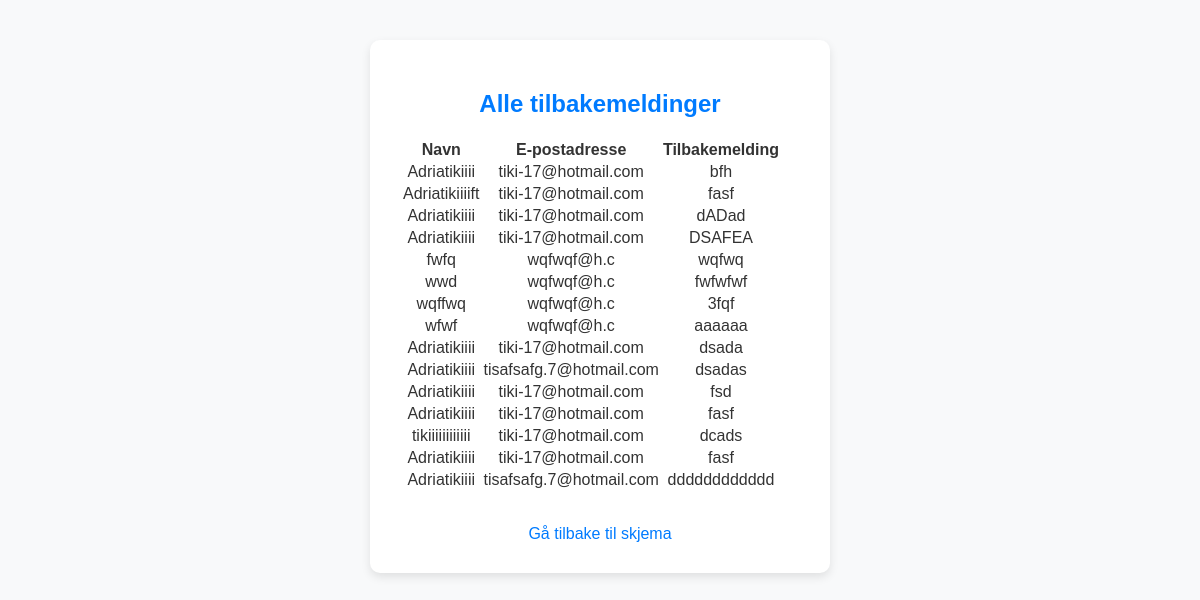
Page /feedbacks on the earlier database version.
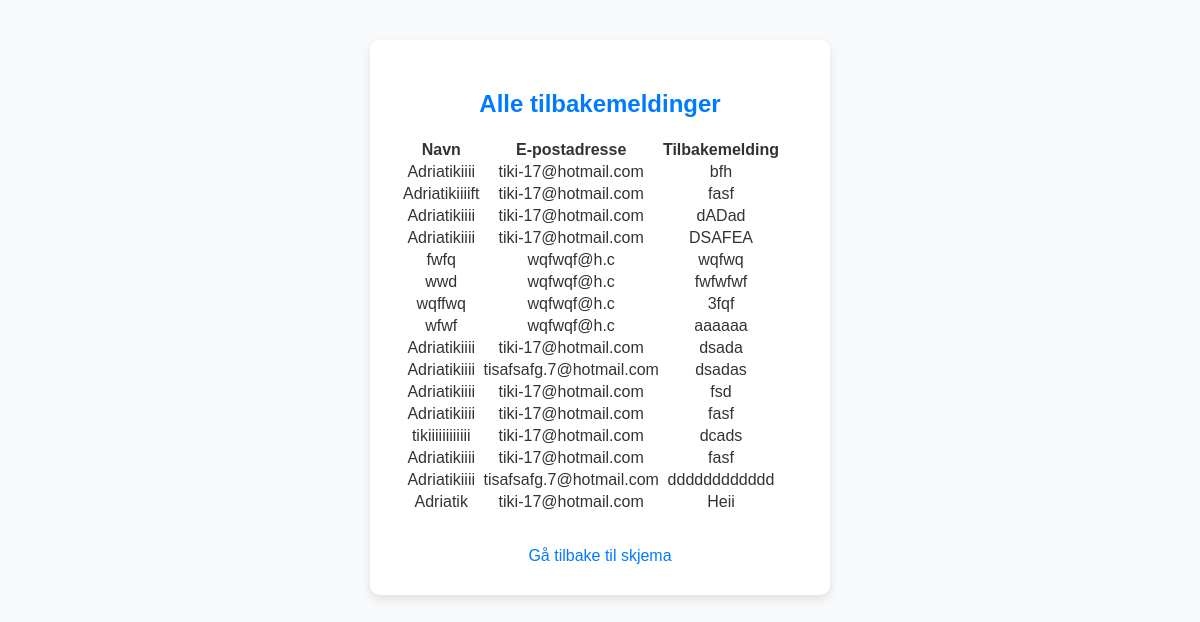
Same page on the later database version.
### tables this page shows
CREATE TABLE tilbakemeldinger (
                id INTEGER PRIMARY KEY AUTOINCREMENT,
                navn TEXT NOT NULL,
                email TEXT NOT NULL,
                message TEXT NOT NULL
            );

### app.py (the view)
@app.route('/feedbacks', methods=['GET'])
def feedbacks():
    conn = sqlite3.connect("tilbakemeldinger.db")
    cursor = conn.cursor()
    cursor.execute("SELECT navn, email, message FROM tilbakemeldinger")
    feedback_list = cursor.fetchall()
    conn.close()
    return render_template('feedbacks.html', feedbacks=feedback_list)

### templates/feedbacks.html (shortened to what this page needs)
<!DOCTYPE html>
<html lang="no">
<head>
    <link rel="stylesheet" href="{{ url_for('static', filename='style.css') }}">
</head>
<body>
    <div class="container">
        <h2>Alle tilbakemeldinger</h2>
        <table>
            <thead>
                <tr>
                    <th>Navn</th>
                    <th>E-postadresse</th>
                    <th>Tilbakemelding</th>
                </tr>
            </thead>
            <tbody>
                {% for feedback in feedbacks %}
                    <tr>
                        <td>{{ feedback[0] }}</td>
                        <td>{{ feedback[1] }}</td>
                        <td>{{ feedback[2] }}</td>
                    </tr>
                {% endfor %}
            </tbody>
        </table>
        <br>
        <a href="/">Gå tilbake til skjema</a>
    </div>
</body>
</html>

### static/style.css (style rules this page uses)
body { font-family: 'Arial', sans-serif; background-color: #f8f9fa; color: #333; text-align: center; margin: 0; padding: 20px; }
h2 { color: #007bff; }
.container { background: #fff; padding: 30px; border-radius: 10px; box-shadow: 0px 4px 10px rgba(0, 0, 0, 0.1); width: 90%; max-width: 400px; margin: 20px auto; }
a { display: inline-block; margin-top: 15px; color: #007bff; font-size: 16px; text-decoration: none; }

Differences in the rows shown:
added tilbakemeldinger: navn "Adriatik", email "tiki-17@hotmail.com", message "Heii"
